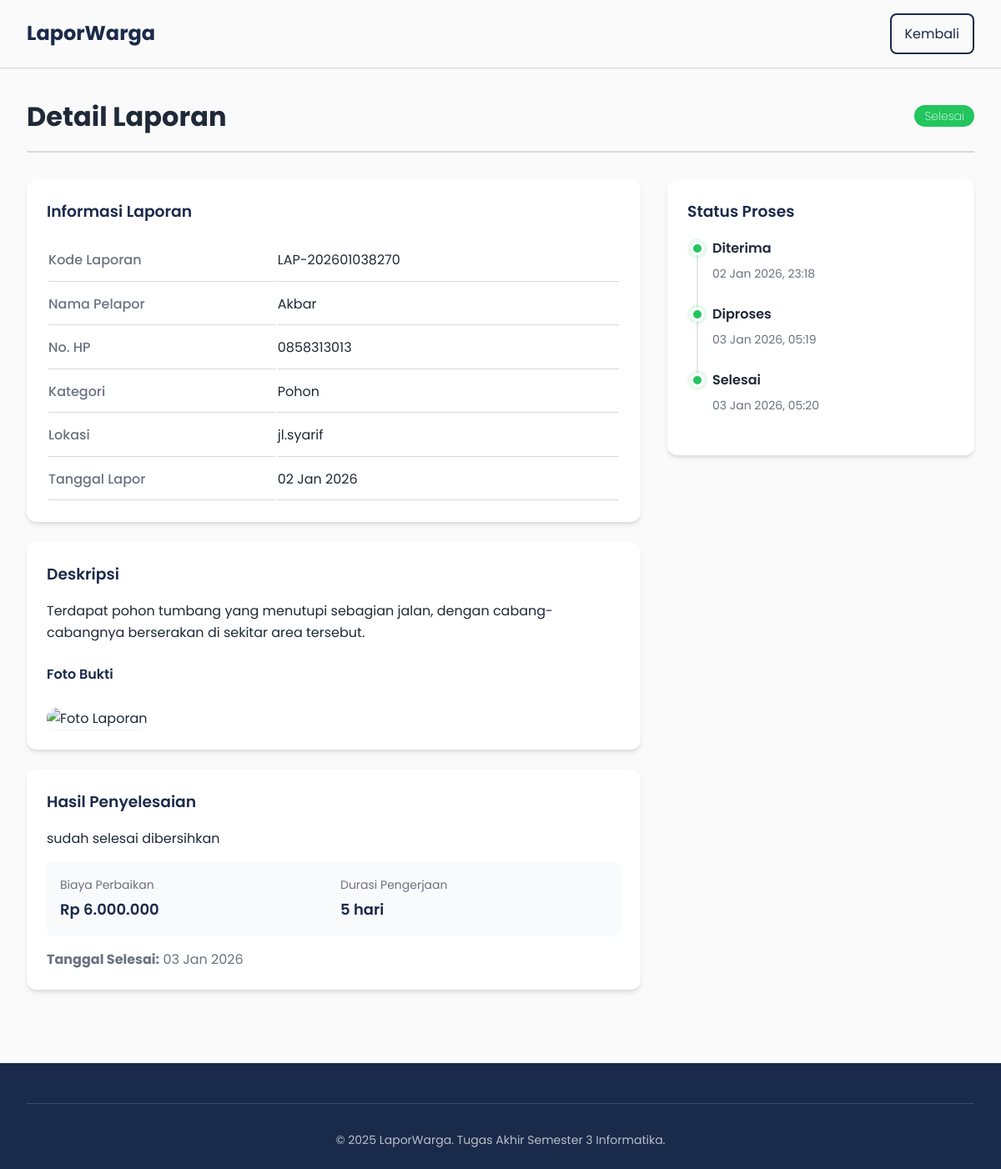
/detail_laporan.php?kode=LAP-202601038270, run on the app's committed database.
### tables this page shows
CREATE TABLE `laporan` (
  `id` int(11) NOT NULL AUTO_INCREMENT,
  `kode_laporan` varchar(20) NOT NULL,
  `nama_pelapor` varchar(100) NOT NULL,
  `no_hp` varchar(15) NOT NULL,
  `kategori` varchar(50) NOT NULL,
  `deskripsi` text NOT NULL,
  `lokasi` varchar(255) NOT NULL,
  `foto` varchar(255) DEFAULT NULL,
  `foto_blob` mediumblob DEFAULT NULL,
  `foto_mime` varchar(50) DEFAULT NULL,
  `status` enum('Diterima','Diproses','Selesai') DEFAULT 'Diterima',
  `tanggal_lapor` timestamp NOT NULL DEFAULT current_timestamp(),
  `tanggal_diterima` timestamp NULL DEFAULT NULL,
  `tanggal_diproses` timestamp NULL DEFAULT NULL,
  `tanggal_selesai` datetime DEFAULT NULL,
  `biaya` decimal(15,2) DEFAULT NULL,
  `durasi` varchar(50) DEFAULT NULL,
  `foto_after` varchar(255) DEFAULT NULL,
  `foto_after_blob` mediumblob DEFAULT NULL,
  `foto_after_mime` varchar(50) DEFAULT NULL,
  `catatan_admin` text DEFAULT NULL,
  `diterima_at` timestamp NULL DEFAULT NULL COMMENT 'Timestamp ketika status Diterima',
  `diproses_at` timestamp NULL DEFAULT NULL COMMENT 'Timestamp ketika status Diproses',
  `selesai_at` timestamp NULL DEFAULT NULL COMMENT 'Timestamp ketika status Selesai',
  PRIMARY KEY (`id`),
  UNIQUE KEY `kode_laporan` (`kode_laporan`),
  KEY `idx_kode` (`kode_laporan`),
  KEY `idx_status` (`status`),
  KEY `idx_tanggal` (`tanggal_lapor`),
  KEY `idx_no_hp_tanggal` (`no_hp`,`tanggal_lapor`)
);

### public/detail_laporan.php (the view, shortened to what this page needs)
<?php
$database = new Database();
$conn = $database->getConnection();
$kode = isset($_GET['kode']) ? $_GET['kode'] : null;
$id = isset($_GET['id']) ? (int)$_GET['id'] : null;
if($kode){
    $stmt = $conn->prepare("SELECT * FROM laporan WHERE kode_laporan = :kode");
    $stmt->bindParam(':kode', $kode);
} elseif($id) {
    $stmt = $conn->prepare("SELECT * FROM laporan WHERE id = :id");
    $stmt->bindParam(':id', $id, PDO::PARAM_INT);
} else {
    header("Location: index.php");
    exit();
}
$stmt->execute();
$laporan = $stmt->fetch(PDO::FETCH_ASSOC);
?>
<!DOCTYPE html>
<html lang="id">
<head>
  <link href="https://cdn.jsdelivr.net/npm/remixicon@3.5.0/fonts/remixicon.css" rel="stylesheet">
  <link href="https://cdnjs.cloudflare.com/ajax/libs/remixicon/3.5.0/remixicon.css" rel="stylesheet">
  <link rel="stylesheet" href="assets/css/style.css?v=2.2">
</head>
<body>
  <nav class="navbar">
    <div class="container">
       <div class="nav-brand">
                <span class="brand-text">LaporWarga</span>
            </div>
      <div class="navbar-menu"><a href="index.php" class="btn btn-outline"><i class="ri-arrow-left-line"></i> Kembali</a></div>
    </div>
  </nav>
  <main class="detail-container">
    <div class="container">
      <div class="detail-header">
        <h1>Detail Laporan</h1>
        <span class="badge badge-<?php echo $laporan['status']==='Diterima'?'info':($laporan['status']==='Diproses'?'warning':'success'); ?>"><?php echo htmlspecialchars($laporan['status']); ?></span>
      </div>
      <div class="detail-grid">
        <div>
          <div class="detail-section">
            <h3>Informasi Laporan</h3>
            <table class="detail-table">
              <tr><td>Kode Laporan</td><td><?php echo htmlspecialchars($laporan['kode_laporan']); ?></td></tr>
              <tr><td>Nama Pelapor</td><td><?php echo htmlspecialchars($laporan['nama_pelapor']); ?></td></tr>
              <tr><td>No. HP</td><td><?php echo htmlspecialchars($laporan['no_hp']); ?></td></tr>
              <tr><td>Kategori</td><td><?php echo htmlspecialchars($laporan['kategori']); ?></td></tr>
              <tr><td>Lokasi</td><td><?php echo htmlspecialchars($laporan['lokasi']); ?></td></tr>
              <tr><td>Tanggal Lapor</td><td><?php echo date('d M Y', strtotime($laporan['tanggal_lapor'])); ?></td></tr>
            </table>
          </div>
          <div class="detail-section">
            <h3>Deskripsi</h3>
            <p><?php echo nl2br(htmlspecialchars($laporan['deskripsi'])); ?></p>
            <?php if(!empty($laporan['foto_blob'])): ?>
              <h4 style="margin-top:1.5rem;">Foto Bukti</h4>
              <img src="image.php?id=<?php echo $laporan['id']; ?>&type=foto" alt="Foto Laporan" class="detail-img">
            <?php endif; ?>
          </div>
          <?php if($laporan['status']==='Selesai' && (!empty($laporan['catatan_admin']) || !empty($laporan['foto_after']))): ?>
          <div class="detail-section">
            <h3>Hasil Penyelesaian</h3>
            <?php if(!empty($laporan['catatan_admin'])): ?>
              <p><?php echo nl2br(htmlspecialchars($laporan['catatan_admin'])); ?></p>
            <?php endif; ?>
            <?php if(!empty($laporan['biaya']) || !empty($laporan['durasi'])): ?>
              <div style="display:grid;grid-template-columns:repeat(2,1fr);gap:1rem;margin-top:1rem;padding:1rem;background:#f8fafc;border-radius:0.5rem;">
                <?php if(!empty($laporan['biaya'])): ?>
                  <div>
                    <p style="color:var(--text-muted);font-size:0.875rem;margin-bottom:0.25rem;">Biaya Perbaikan</p>
                    <p style="font-size:1.125rem;font-weight:600;color:var(--primary-color);">Rp <?php echo number_format($laporan['biaya'],0,',','.'); ?></p>
                  </div>
                <?php endif; ?>
                <?php if(!empty($laporan['durasi'])): ?>
                  <div>
                    <p style="color:var(--text-muted);font-size:0.875rem;margin-bottom:0.25rem;">Durasi Pengerjaan</p>
                    <p style="font-size:1.125rem;font-weight:600;color:var(--primary-color);"><?php echo htmlspecialchars($laporan['durasi']); ?></p>
                  </div>
                <?php endif; ?>
              </div>
            <?php endif; ?>
            <?php if(!empty($laporan['tanggal_selesai'])): ?>
            <p style="margin-top:1rem;color:var(--text-muted);"><strong>Tanggal Selesai:</strong> <?php echo date('d M Y', strtotime($laporan['tanggal_selesai'])); ?></p>
            <?php endif; ?>
          </div>
          <?php endif; ?>
        </div>
        <aside>
          <div class="detail-section">
            <h3>Status Proses</h3>
            <div class="timeline">
              <div class="timeline-item <?php echo in_array($laporan['status'],['Diterima','Diproses','Selesai'])?'active':''; ?>">
                <div class="timeline-dot"></div>
                <div class="timeline-content">
                  <strong>Diterima</strong>
                  <small><?php echo !empty($laporan['diterima_at']) ? date('d M Y, H:i', strtotime($laporan['diterima_at'])) : 'Tiket dibuat'; ?></small>
                </div>
              </div>
              <div class="timeline-item <?php echo in_array($laporan['status'],['Diproses','Selesai'])?'active':''; ?>">
                <div class="timeline-dot"></div>
                <div class="timeline-content">
                  <strong>Diproses</strong>
                  <small><?php echo !empty($laporan['diproses_at']) ? date('d M Y, H:i', strtotime($laporan['diproses_at'])) : 'Menunggu proses'; ?></small>
                </div>
              </div>
              <div class="timeline-item <?php echo $laporan['status']==='Selesai'?'active':''; ?>">
                <div class="timeline-dot"></div>
                <div class="timeline-content">
                  <strong>Selesai</strong>
                  <small><?php echo !empty($laporan['selesai_at']) ? date('d M Y, H:i', strtotime($laporan['selesai_at'])) : 'Belum selesai'; ?></small>
                </div>
              </div>
            </div>
          </div>
        </aside>
      </div>
    </div>
  </main>
  <footer class="footer">
    <div class="container">
      <div class="footer-bottom">
        <p>&copy; 2025 LaporWarga. Tugas Akhir Semester 3 Informatika.</p>
      </div>
    </div>
  </footer>
</body>
</html>

### data on the page
laporan: status "Selesai", kode_laporan "LAP-202601038270", nama_pelapor "Akbar", no_hp "0858313013", kategori "Pohon", lokasi "jl.syarif", tanggal_lapor "02 Jan 2026", deskripsi "Terdapat pohon tumbang yang menutupi sebagian jalan, dengan cabang-cabangnya berserakan di sekitar area tersebut.", catatan_admin "sudah selesai dibersihkan", biaya "6.000.000", durasi "5 hari", tanggal_selesai "03 Jan 2026", diterima_at "02 Jan 2026, 23:18", diproses_at "03 Jan 2026, 05:19", selesai_at "03 Jan 2026, 05:20"
